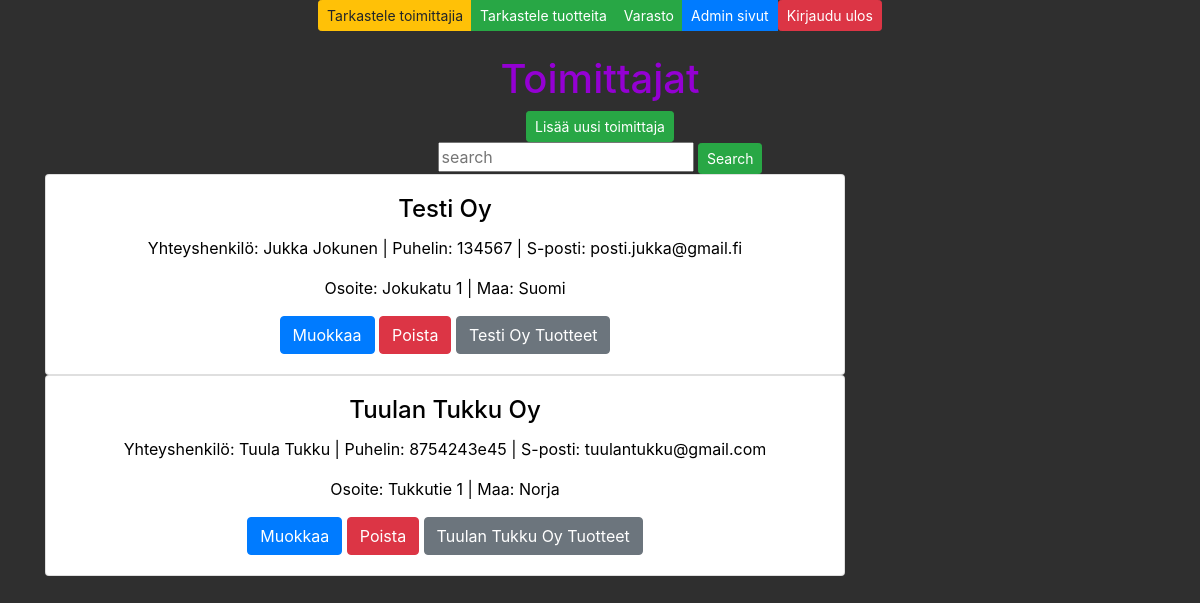
Page /toimittajat/ (signed in) on the earlier database version.
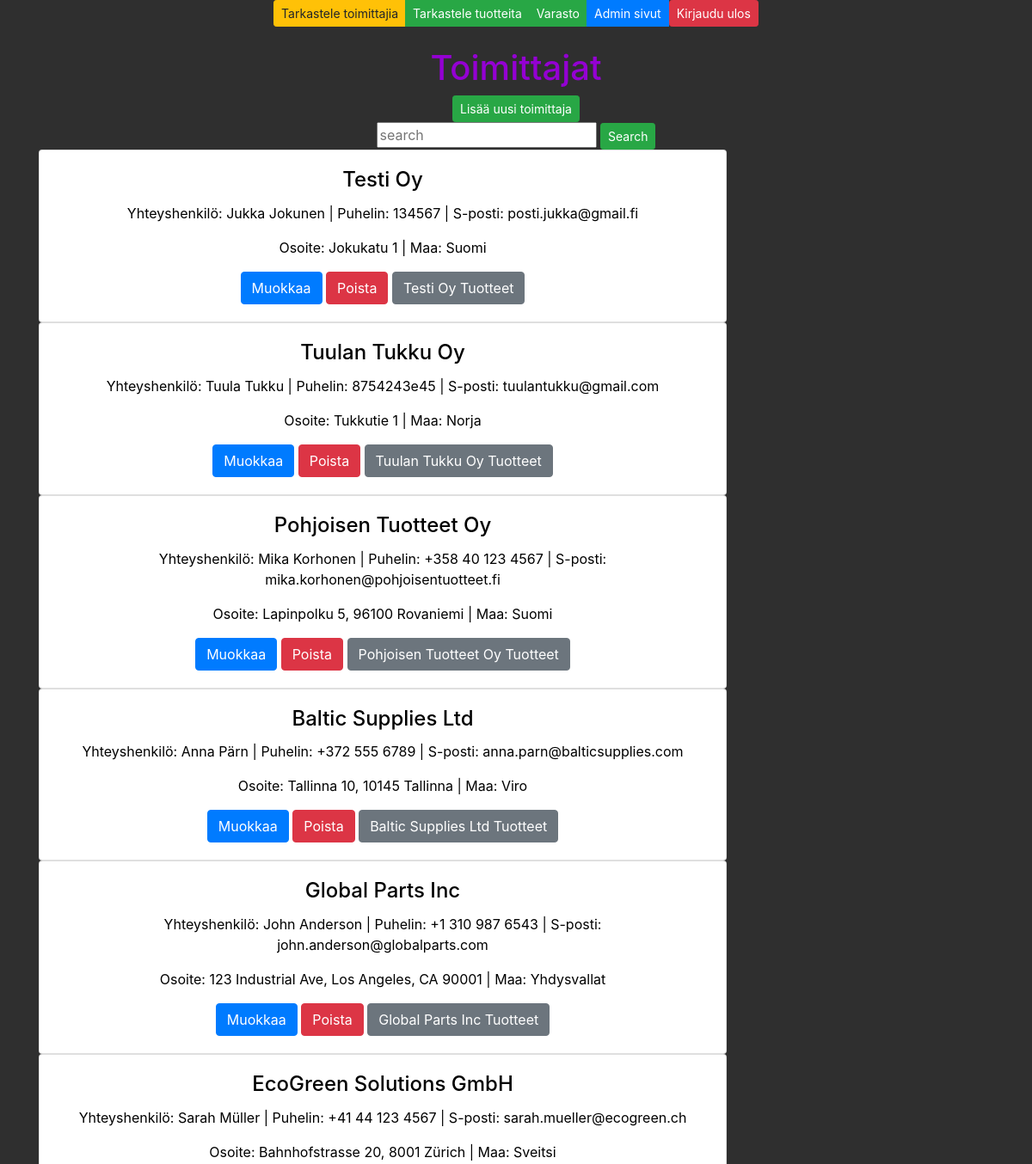
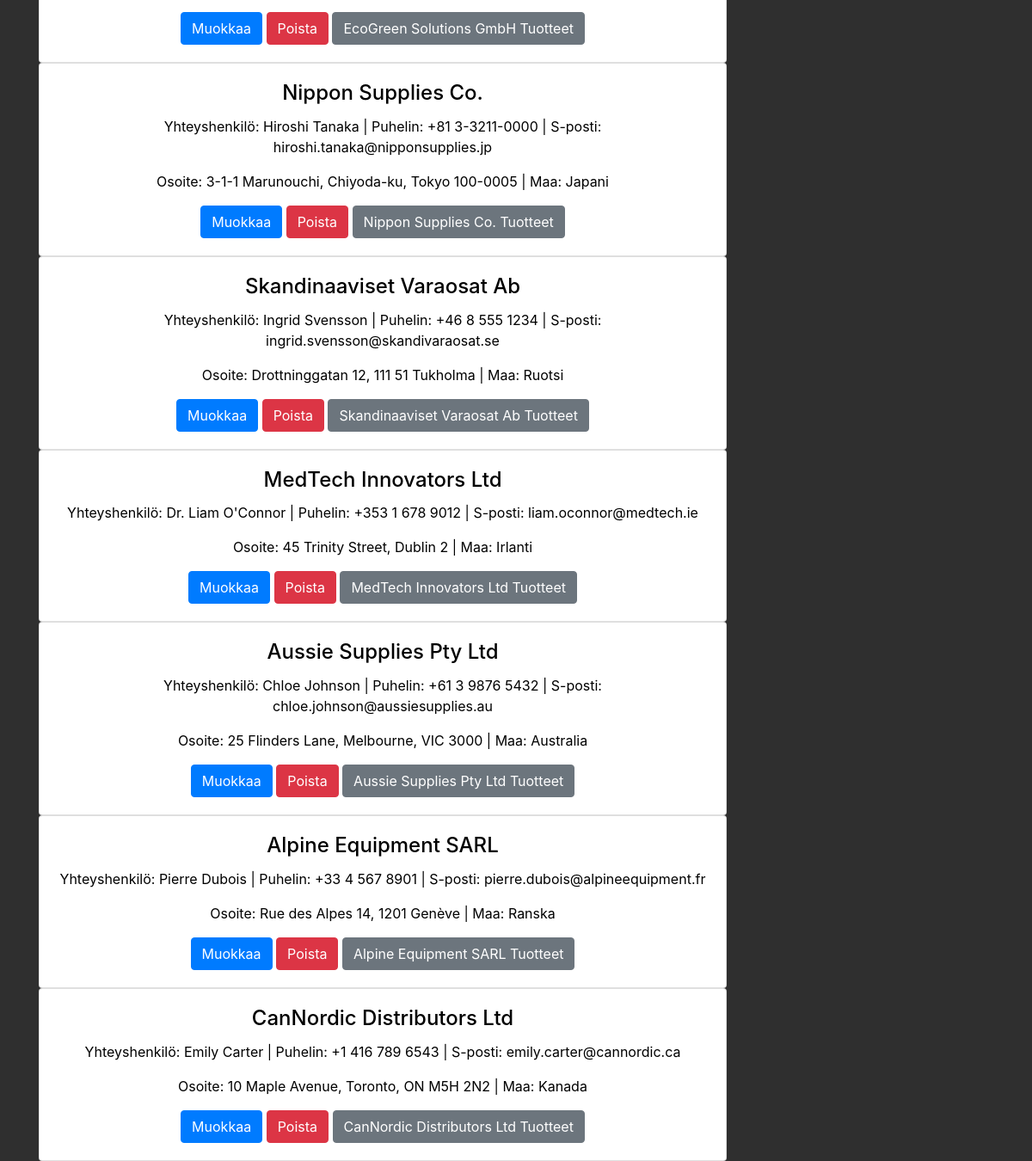
Same page on the later database version (2 pictures, top to bottom).
### app/models.py (models this page shows, shortened)
class Toimittaja(models.Model):
    yritysnimi = models.CharField(max_length = 50, default="yritysnimi")
    yhteyshenkilö = models.CharField(max_length = 50, default="yhteyshenkilö")
    osoite = models.CharField(max_length = 100, default="osoite")
    puhelin = models.CharField(max_length = 20, default="puhelin")
    sähköposti = models.CharField(max_length = 50, default="sähköposti")
    maa = models.CharField(max_length = 50, default="maa")

### app/views.py (the view)
# urls.py: path('toimittajat/', toimittajalistaview),
def toimittajalistaview(request):
    if not request.user.is_authenticated:
        return render(request, 'loginpage.html')
    else:
        toimittajalista = Toimittaja.objects.all()
        context = {'toimittajat': toimittajalista}
        return render (request,"toimittajalista.html",context)

### app/templates/toimittajalista.html (shortened to what this page needs)
{% extends 'index.html' %}
{% block content %}
<br />
<br />
<h1 style="color: darkviolet">Toimittajat</h1>
<button id="add-btn" class="btn btn-success btn-sm" onclick="showaddform()">Lisää uusi toimittaja</button>
        <form method="post" action="/etsi-toimittaja/">
            <input class="card-text" class="card-text" type="text" placeholder="search" name="search">
            <input type="submit" value="Search" class="btn btn-success btn-sm" name="">
        </form>
{% for s in toimittajat %}
<div class="card" style="width: 50rem;">
    <div class="card-body">
        <h4 class="card-title">{{s.yritysnimi}}</h4>
        <p class="card-text">Yhteyshenkilö: {{s.yhteyshenkilö}} | Puhelin: {{s.puhelin}} | S-posti: {{s.sähköposti}} </p>
        <p class="card-text">Osoite: {{s.osoite}} | Maa: {{s.maa}}</p>
        <a href="/edit-toimittaja-get/{{s.id}}/" class="btn btn-primary">Muokkaa</a>
        <a href="/vahvista-toimittaja-poisto/{{s.id}}/" class="btn btn-danger">Poista</a>
        <a href="/tuote-toimittajan-mukaan/{{s.id}}/" class="btn btn-secondary">{{s.yritysnimi}} Tuotteet</a>
    </div>
</div>
{%endfor%}
{% endblock %}

### app/templates/index.html (shortened to what this page needs)
 <!DOCTYPE html>
 <html>
<head>
<link rel="stylesheet" href="https://stackpath.bootstrapcdn.com/bootstrap/4.5.0/css/bootstrap.min.css"
>
<link rel="stylesheet" href="https://cdnjs.cloudflare.com/ajax/libs/font-awesome/5.11.2/css/all.min.css">
{% load static %}
<link rel="stylesheet" type="text/css" href="{% static 'style.css' %}">
</head>
<body>
    <div class="container center">
        <div class="btn-group" role="group">
            <a class="btn btn-warning btn-sm" href="/toimittajat">Tarkastele toimittajia</a>
            <a class="btn btn-success btn-sm" href="/tuotteet">Tarkastele tuotteita</a>
            <a class="btn btn-success btn-sm" href="/varasto">Varasto</a>
            <a class="btn btn-primary btn-sm" href="/admin">Admin sivut</a>
            <form action="{% url 'logout_action' %}" method="post" style="display: inline;">
                <button type="submit" class="btn btn-danger btn-sm">Kirjaudu ulos</button>
            </form>
        </div>
        {% block content %}{% endblock %}
    </div>
</body>
 </html>

### app/static/style.css (style rules this page uses)
h1 { color: darkviolet; }
body { background-color: #2f2f2f; color: white; }
.container { background-color: #2f2f2f; }
.center { background-color: #2f2f2f; }
.center { text-align: center; }
.card { color: black; }
.card-body { color: black; }

Differences in the rows shown:
added Toimittaja: yritysnimi "Pohjoisen Tuotteet Oy", yhteyshenkilö "Mika Korhonen", puhelin "+358 40 123 4567", sähköposti "mika.korhonen@pohjoisentuotteet.fi", osoite "Lapinpolku 5, 96100 Rovaniemi", maa "Suomi"
added Toimittaja: yritysnimi "Baltic Supplies Ltd", yhteyshenkilö "Anna Pärn", puhelin "+372 555 6789", sähköposti "anna.parn@balticsupplies.com", osoite "Tallinna 10, 10145 Tallinna", maa "Viro"
added Toimittaja: yritysnimi "Global Parts Inc", yhteyshenkilö "John Anderson", puhelin "+1 310 987 6543", sähköposti "john.anderson@globalparts.com", osoite "123 Industrial Ave, Los Angeles, CA 90001", maa "Yhdysvallat"
added Toimittaja: yritysnimi "EcoGreen Solutions GmbH", yhteyshenkilö "Sarah Müller", puhelin "+41 44 123 4567", sähköposti "sarah.mueller@ecogreen.ch", osoite "Bahnhofstrasse 20, 8001 Zürich", maa "Sveitsi"
added Toimittaja: yritysnimi "Nippon Supplies Co.", yhteyshenkilö "Hiroshi Tanaka", puhelin "+81 3-3211-0000", sähköposti "hiroshi.tanaka@nipponsupplies.jp", osoite "3-1-1 Marunouchi, Chiyoda-ku, Tokyo 100-0005", maa "Japani"
added Toimittaja: yritysnimi "Skandinaaviset Varaosat Ab", yhteyshenkilö "Ingrid Svensson", puhelin "+46 8 555 1234", sähköposti "ingrid.svensson@skandivaraosat.se", osoite "Drottninggatan 12, 111 51 Tukholma", maa "Ruotsi"
added Toimittaja: yritysnimi "MedTech Innovators Ltd", yhteyshenkilö "Dr. Liam O'Connor", puhelin "+353 1 678 9012", sähköposti "liam.oconnor@medtech.ie", osoite "45 Trinity Street, Dublin 2", maa "Irlanti"
added Toimittaja: yritysnimi "Aussie Supplies Pty Ltd", yhteyshenkilö "Chloe Johnson", puhelin "+61 3 9876 5432", sähköposti "chloe.johnson@aussiesupplies.au", osoite "25 Flinders Lane, Melbourne, VIC 3000", maa "Australia"
added Toimittaja: yritysnimi "Alpine Equipment SARL", yhteyshenkilö "Pierre Dubois", puhelin "+33 4 567 8901", sähköposti "pierre.dubois@alpineequipment.fr", osoite "Rue des Alpes 14, 1201 Genève", maa "Ranska"
added Toimittaja: yritysnimi "CanNordic Distributors Ltd", yhteyshenkilö "Emily Carter", puhelin "+1 416 789 6543", sähköposti "emily.carter@cannordic.ca", osoite "10 Maple Avenue, Toronto, ON M5H 2N2", maa "Kanada"
